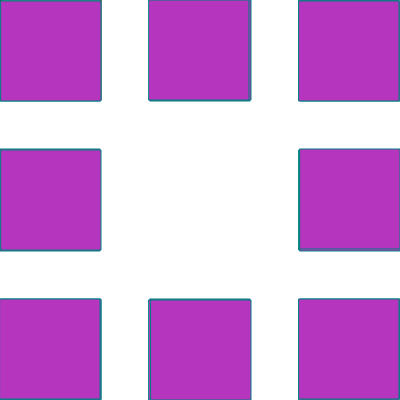
Frame 1 (no input)
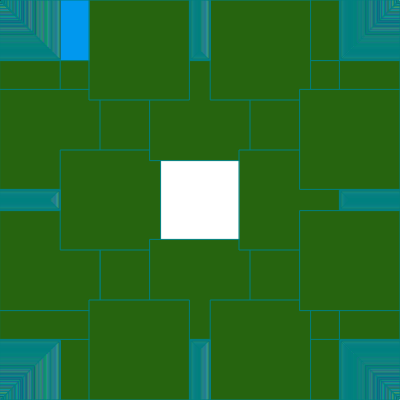
Frame 60 (no input)
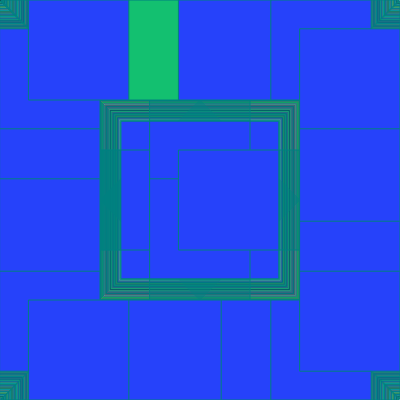
Frame 120 (the mouse pressed at the canvas centre since frame 60)

The p5.js sketch that drew these frames (run headless with seeded random() and noise() and a simulated clock; from frame 60 on, the mouse is pressed at the canvas centre):

// p5.js sketch
// ── sketch.js
var offset = 0;
function setup() {
  createCanvas(400, 400);
}

function draw() {
  offset = offset + 1.01;
  rect(0 + offset, 0, 100);
  if (offset >= 400) {
    offset = 0;
  }
  //fill(255, 0, 0);
  stroke('teal')
  fill(random(255),random(255),random(255) )
  rect(0, 0 + offset, 100);
  rect(0 + offset, 0 + offset, 100);
  //fill(0, 255, 0);
  rect(300, 300 - offset, 100);
  rect(300 - offset, 300, 100);
  rect(300 - offset, 300 - offset, 100);
  //fill(0, 0, 255);
  rect(300 - offset, 0, 100);
  rect(300, 0 + offset, 100);
  rect(300 - offset, 0 + offset, 100);
  //fill("yellow");
  rect(0 + offset, 300, 100);
  rect(0 + offset, 300 - offset, 100);
  rect(0, 300 - offset, 100);
  rect(0,150+offset,100)
  rect(0,150-offset,100)
  rect(0+offset,150,100)
  rect(150,0+offset,100)
  rect(150+offset,0,100)
  rect(150-offset,0,100)
  rect(150,300-offset,100)
  rect(150-offset,300,100)
  rect(150+offset,300,100)
  rect(300-offset,150,100)
  rect(300,150+offset,100)
  rect(300,150-offset,100)
}
